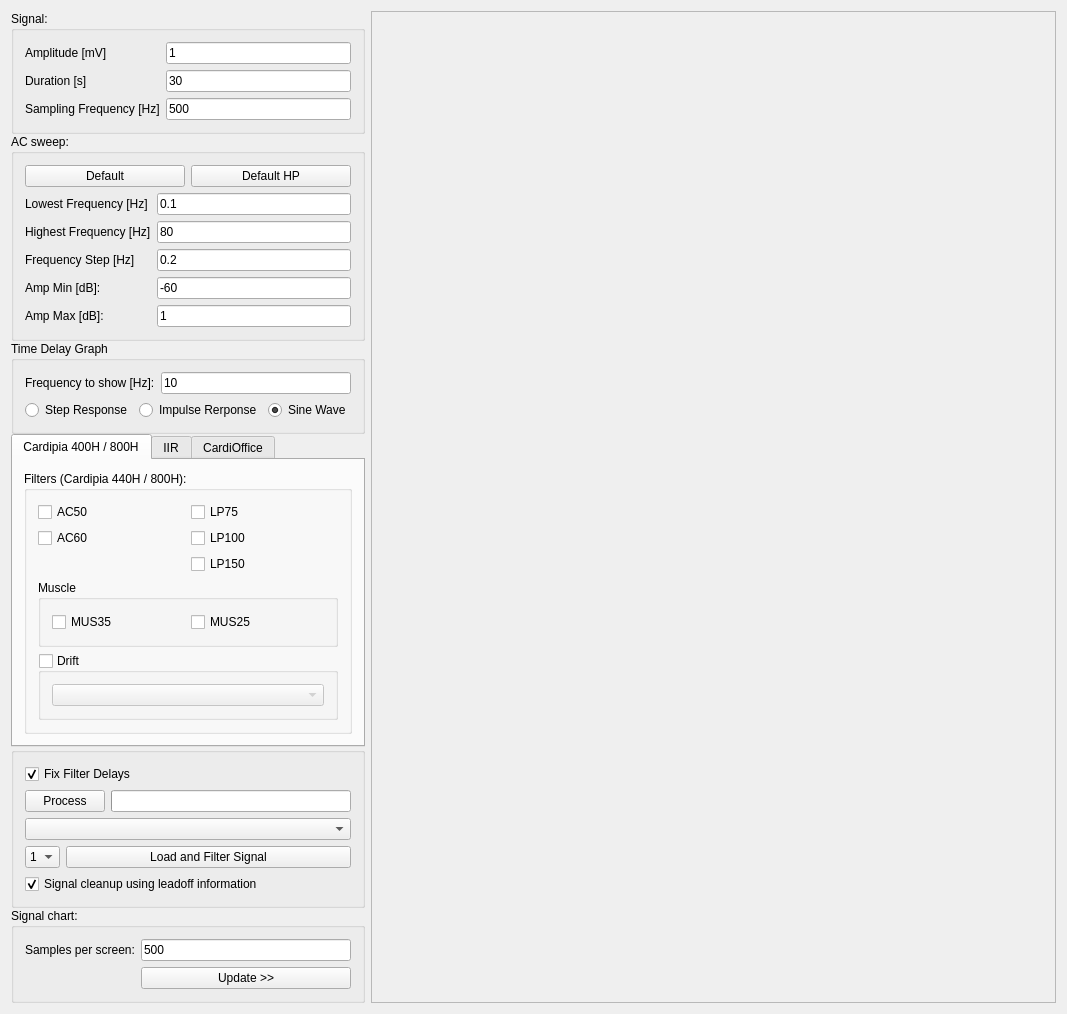
<?xml version="1.0" encoding="UTF-8"?>
<ui version="4.0">
 <class>MainWindow</class>
 <widget class="QMainWindow" name="MainWindow">
  <property name="geometry">
   <rect>
    <x>0</x>
    <y>0</y>
    <width>1067</width>
    <height>986</height>
   </rect>
  </property>
  <property name="windowTitle">
   <string>MainWindow</string>
  </property>
  <widget class="QWidget" name="centralWidget">
   <layout class="QHBoxLayout" name="horizontalLayout" stretch="1,8">
    <item>
     <layout class="QVBoxLayout" name="verticalLayout">
      <property name="spacing">
       <number>0</number>
      </property>
      <property name="sizeConstraint">
       <enum>QLayout::SetMaximumSize</enum>
      </property>
      <item>
       <widget class="QGroupBox" name="groupBox_Signal">
        <property name="sizePolicy">
         <sizepolicy hsizetype="Preferred" vsizetype="Maximum">
          <horstretch>0</horstretch>
          <verstretch>0</verstretch>
         </sizepolicy>
        </property>
        <property name="minimumSize">
         <size>
          <width>200</width>
          <height>0</height>
         </size>
        </property>
        <property name="maximumSize">
         <size>
          <width>16777215</width>
          <height>16777215</height>
         </size>
        </property>
        <property name="title">
         <string>Signal:</string>
        </property>
        <layout class="QFormLayout" name="formLayout_2">
         <item row="1" column="0">
          <widget class="QLabel" name="label_4">
           <property name="text">
            <string>Amplitude [mV]</string>
           </property>
          </widget>
         </item>
         <item row="1" column="1">
          <widget class="QLineEdit" name="lineEdit_ampliture">
           <property name="text">
            <string>1</string>
           </property>
          </widget>
         </item>
         <item row="2" column="0">
          <widget class="QLabel" name="label_5">
           <property name="text">
            <string>Duration [s]</string>
           </property>
          </widget>
         </item>
         <item row="2" column="1">
          <widget class="QLineEdit" name="lineEdit_duration">
           <property name="text">
            <string>30</string>
           </property>
          </widget>
         </item>
         <item row="3" column="1">
          <widget class="QLineEdit" name="lineEdit_SamplingFreq">
           <property name="text">
            <string>500</string>
           </property>
          </widget>
         </item>
         <item row="3" column="0">
          <widget class="QLabel" name="label_samplingFreq">
           <property name="text">
            <string>Sampling Frequency [Hz]</string>
           </property>
          </widget>
         </item>
        </layout>
       </widget>
      </item>
      <item>
       <widget class="QGroupBox" name="groupBox_ACSweep">
        <property name="sizePolicy">
         <sizepolicy hsizetype="Preferred" vsizetype="Maximum">
          <horstretch>0</horstretch>
          <verstretch>0</verstretch>
         </sizepolicy>
        </property>
        <property name="minimumSize">
         <size>
          <width>200</width>
          <height>0</height>
         </size>
        </property>
        <property name="maximumSize">
         <size>
          <width>16777215</width>
          <height>16777215</height>
         </size>
        </property>
        <property name="title">
         <string>AC sweep:</string>
        </property>
        <layout class="QFormLayout" name="formLayout">
         <item row="2" column="0">
          <widget class="QLabel" name="label">
           <property name="text">
            <string>Lowest Frequency [Hz]</string>
           </property>
          </widget>
         </item>
         <item row="2" column="1">
          <widget class="QLineEdit" name="lineEdit_minFreq">
           <property name="inputMask">
            <string/>
           </property>
           <property name="text">
            <string>0.1</string>
           </property>
          </widget>
         </item>
         <item row="3" column="0">
          <widget class="QLabel" name="label_2">
           <property name="text">
            <string>Highest Frequency [Hz]</string>
           </property>
          </widget>
         </item>
         <item row="3" column="1">
          <widget class="QLineEdit" name="lineEdit_maxFreq">
           <property name="inputMask">
            <string/>
           </property>
           <property name="text">
            <string>80</string>
           </property>
          </widget>
         </item>
         <item row="4" column="0">
          <widget class="QLabel" name="label_3">
           <property name="text">
            <string>Frequency Step [Hz]</string>
           </property>
          </widget>
         </item>
         <item row="4" column="1">
          <widget class="QLineEdit" name="lineEdit_stepFreq">
           <property name="text">
            <string>0.2</string>
           </property>
          </widget>
         </item>
         <item row="0" column="0" colspan="2">
          <layout class="QHBoxLayout" name="horizontalLayout_3">
           <property name="sizeConstraint">
            <enum>QLayout::SetMinimumSize</enum>
           </property>
           <property name="leftMargin">
            <number>0</number>
           </property>
           <property name="topMargin">
            <number>0</number>
           </property>
           <item>
            <widget class="QPushButton" name="pushButton_default">
             <property name="text">
              <string>Default</string>
             </property>
            </widget>
           </item>
           <item>
            <widget class="QPushButton" name="pushButton_defaultHP">
             <property name="text">
              <string>Default HP</string>
             </property>
            </widget>
           </item>
          </layout>
         </item>
         <item row="5" column="0">
          <widget class="QLabel" name="label_AmpMin">
           <property name="text">
            <string>Amp Min [dB]:</string>
           </property>
          </widget>
         </item>
         <item row="6" column="0">
          <widget class="QLabel" name="label_AmpMax">
           <property name="text">
            <string>Amp Max [dB]:</string>
           </property>
          </widget>
         </item>
         <item row="5" column="1">
          <widget class="QLineEdit" name="lineEdit_MinAmpdB">
           <property name="text">
            <string>-60</string>
           </property>
          </widget>
         </item>
         <item row="6" column="1">
          <widget class="QLineEdit" name="lineEdit_MaxAmpdB">
           <property name="text">
            <string>1</string>
           </property>
          </widget>
         </item>
        </layout>
       </widget>
      </item>
      <item>
       <widget class="QGroupBox" name="groupBox_TimeDelay">
        <property name="sizePolicy">
         <sizepolicy hsizetype="Preferred" vsizetype="Maximum">
          <horstretch>0</horstretch>
          <verstretch>0</verstretch>
         </sizepolicy>
        </property>
        <property name="title">
         <string>Time Delay Graph</string>
        </property>
        <layout class="QFormLayout" name="formLayout_3">
         <item row="0" column="0">
          <widget class="QLabel" name="label_6">
           <property name="text">
            <string>Frequency to show [Hz]:</string>
           </property>
          </widget>
         </item>
         <item row="0" column="1">
          <widget class="QLineEdit" name="lineEdit_FreqToShow">
           <property name="text">
            <string>10</string>
           </property>
          </widget>
         </item>
         <item row="1" column="0" colspan="2">
          <layout class="QHBoxLayout" name="horizontalLayout_6">
           <property name="leftMargin">
            <number>0</number>
           </property>
           <property name="topMargin">
            <number>0</number>
           </property>
           <item>
            <widget class="QRadioButton" name="radioButton_StepResponse">
             <property name="text">
              <string>Step Response</string>
             </property>
             <attribute name="buttonGroup">
              <string notr="true">buttonGroupTimeGraph</string>
             </attribute>
            </widget>
           </item>
           <item>
            <widget class="QRadioButton" name="radioButton_Impulse">
             <property name="text">
              <string>Impulse Rerponse</string>
             </property>
             <attribute name="buttonGroup">
              <string notr="true">buttonGroupTimeGraph</string>
             </attribute>
            </widget>
           </item>
           <item>
            <widget class="QRadioButton" name="radioButton_SineWave">
             <property name="text">
              <string>Sine Wave</string>
             </property>
             <property name="checked">
              <bool>true</bool>
             </property>
             <attribute name="buttonGroup">
              <string notr="true">buttonGroupTimeGraph</string>
             </attribute>
            </widget>
           </item>
          </layout>
         </item>
        </layout>
       </widget>
      </item>
      <item>
       <widget class="QTabWidget" name="tabWidget">
        <property name="sizePolicy">
         <sizepolicy hsizetype="Expanding" vsizetype="Expanding">
          <horstretch>0</horstretch>
          <verstretch>0</verstretch>
         </sizepolicy>
        </property>
        <property name="currentIndex">
         <number>0</number>
        </property>
        <widget class="QWidget" name="tab_cdp400800">
         <attribute name="title">
          <string>Cardipia 400H / 800H</string>
         </attribute>
         <layout class="QGridLayout" name="gridLayout_3">
          <item row="0" column="0">
           <widget class="QGroupBox" name="groupBox_Filter">
            <property name="sizePolicy">
             <sizepolicy hsizetype="Preferred" vsizetype="Expanding">
              <horstretch>0</horstretch>
              <verstretch>0</verstretch>
             </sizepolicy>
            </property>
            <property name="minimumSize">
             <size>
              <width>200</width>
              <height>0</height>
             </size>
            </property>
            <property name="maximumSize">
             <size>
              <width>16777215</width>
              <height>16777215</height>
             </size>
            </property>
            <property name="title">
             <string>Filters (Cardipia 440H / 800H):</string>
            </property>
            <layout class="QGridLayout" name="gridLayout">
             <item row="5" column="0" colspan="2">
              <widget class="QGroupBox" name="groupBox_Drift">
               <property name="title">
                <string>Drift</string>
               </property>
               <property name="checkable">
                <bool>true</bool>
               </property>
               <property name="checked">
                <bool>false</bool>
               </property>
               <layout class="QVBoxLayout" name="verticalLayout_2">
                <item>
                 <widget class="QComboBox" name="comboBox_driftFreq">
                  <property name="currentIndex">
                   <number>-1</number>
                  </property>
                 </widget>
                </item>
               </layout>
              </widget>
             </item>
             <item row="1" column="1">
              <widget class="QCheckBox" name="checkBox_LP100">
               <property name="text">
                <string>LP100</string>
               </property>
              </widget>
             </item>
             <item row="0" column="0">
              <widget class="QCheckBox" name="checkBox_AC50">
               <property name="text">
                <string>AC50</string>
               </property>
              </widget>
             </item>
             <item row="0" column="1">
              <widget class="QCheckBox" name="checkBox_LP75">
               <property name="text">
                <string>LP75</string>
               </property>
              </widget>
             </item>
             <item row="1" column="0">
              <widget class="QCheckBox" name="checkBox_AC60">
               <property name="text">
                <string>AC60</string>
               </property>
              </widget>
             </item>
             <item row="3" column="1">
              <widget class="QCheckBox" name="checkBox_LP150">
               <property name="text">
                <string>LP150</string>
               </property>
              </widget>
             </item>
             <item row="4" column="0" colspan="2">
              <widget class="QGroupBox" name="groupBox_Muscle">
               <property name="title">
                <string>Muscle</string>
               </property>
               <property name="checkable">
                <bool>false</bool>
               </property>
               <layout class="QGridLayout" name="gridLayout_2">
                <item row="1" column="0">
                 <widget class="QCheckBox" name="checkBox_MUS35">
                  <property name="sizePolicy">
                   <sizepolicy hsizetype="Preferred" vsizetype="Fixed">
                    <horstretch>0</horstretch>
                    <verstretch>0</verstretch>
                   </sizepolicy>
                  </property>
                  <property name="text">
                   <string>MUS35</string>
                  </property>
                 </widget>
                </item>
                <item row="1" column="1">
                 <widget class="QCheckBox" name="checkBox_MUS25">
                  <property name="text">
                   <string>MUS25</string>
                  </property>
                  <property name="checked">
                   <bool>false</bool>
                  </property>
                 </widget>
                </item>
               </layout>
              </widget>
             </item>
            </layout>
           </widget>
          </item>
         </layout>
        </widget>
        <widget class="QWidget" name="tab_iir">
         <attribute name="title">
          <string>IIR</string>
         </attribute>
         <layout class="QVBoxLayout" name="verticalLayout_4">
          <item>
           <widget class="QCheckBox" name="checkBox_IIR_HP005">
            <property name="text">
             <string>HP 0.05Hz</string>
            </property>
           </widget>
          </item>
          <item>
           <widget class="QCheckBox" name="checkBox_IIR_HP01">
            <property name="text">
             <string>HP 0.1Hz</string>
            </property>
            <property name="checked">
             <bool>false</bool>
            </property>
           </widget>
          </item>
          <item>
           <widget class="QCheckBox" name="checkBox_IIR_HP015">
            <property name="text">
             <string>HP 0.15Hz</string>
            </property>
           </widget>
          </item>
          <item>
           <widget class="QCheckBox" name="checkBox_IIR_HP02">
            <property name="text">
             <string>HP 0.2Hz</string>
            </property>
           </widget>
          </item>
          <item>
           <widget class="QCheckBox" name="checkBox_IIR_HP025">
            <property name="text">
             <string>HP 0.25Hz</string>
            </property>
           </widget>
          </item>
          <item>
           <widget class="QCheckBox" name="checkBox_IIR_HP032">
            <property name="text">
             <string>HP 0.32Hz</string>
            </property>
           </widget>
          </item>
          <item>
           <widget class="QCheckBox" name="checkBox_IIR_HP05">
            <property name="text">
             <string>HP 0.5Hz</string>
            </property>
           </widget>
          </item>
          <item>
           <widget class="QCheckBox" name="checkBox_IIR_HP067">
            <property name="text">
             <string>HP 0.67Hz</string>
            </property>
           </widget>
          </item>
          <item>
           <widget class="QCheckBox" name="checkBox_IIR_AC60">
            <property name="text">
             <string>AC 60Hz</string>
            </property>
           </widget>
          </item>
          <item>
           <widget class="QCheckBox" name="checkBox_IIR_AC50">
            <property name="text">
             <string>AC 50Hz</string>
            </property>
           </widget>
          </item>
          <item>
           <spacer name="verticalSpacer_2">
            <property name="orientation">
             <enum>Qt::Vertical</enum>
            </property>
            <property name="sizeHint" stdset="0">
             <size>
              <width>20</width>
              <height>40</height>
             </size>
            </property>
           </spacer>
          </item>
         </layout>
        </widget>
        <widget class="QWidget" name="tabCardiOffice">
         <attribute name="title">
          <string>CardiOffice</string>
         </attribute>
         <widget class="QCheckBox" name="checkBox_CoAC60">
          <property name="geometry">
           <rect>
            <x>20</x>
            <y>20</y>
            <width>70</width>
            <height>17</height>
           </rect>
          </property>
          <property name="text">
           <string>AC 60Hz</string>
          </property>
         </widget>
         <widget class="QCheckBox" name="checkBox_CoAC50">
          <property name="geometry">
           <rect>
            <x>20</x>
            <y>50</y>
            <width>70</width>
            <height>17</height>
           </rect>
          </property>
          <property name="text">
           <string>AC 50Hz</string>
          </property>
         </widget>
         <widget class="QCheckBox" name="checkBox_CoLP">
          <property name="geometry">
           <rect>
            <x>20</x>
            <y>80</y>
            <width>101</width>
            <height>17</height>
           </rect>
          </property>
          <property name="text">
           <string>LowPass (MA)</string>
          </property>
         </widget>
        </widget>
       </widget>
      </item>
      <item>
       <widget class="QGroupBox" name="groupBox">
        <property name="minimumSize">
         <size>
          <width>0</width>
          <height>0</height>
         </size>
        </property>
        <property name="title">
         <string/>
        </property>
        <layout class="QVBoxLayout" name="verticalLayout_3">
         <item>
          <widget class="QCheckBox" name="checkBox_FixFiltersDelay">
           <property name="text">
            <string>Fix Filter Delays</string>
           </property>
           <property name="checked">
            <bool>true</bool>
           </property>
          </widget>
         </item>
         <item>
          <layout class="QHBoxLayout" name="horizontalLayout_4">
           <item>
            <widget class="QPushButton" name="pushButton_process">
             <property name="sizePolicy">
              <sizepolicy hsizetype="Maximum" vsizetype="Fixed">
               <horstretch>0</horstretch>
               <verstretch>0</verstretch>
              </sizepolicy>
             </property>
             <property name="text">
              <string>Process</string>
             </property>
            </widget>
           </item>
           <item>
            <widget class="QProgressBar" name="progressBar">
             <property name="sizePolicy">
              <sizepolicy hsizetype="Preferred" vsizetype="Fixed">
               <horstretch>0</horstretch>
               <verstretch>0</verstretch>
              </sizepolicy>
             </property>
             <property name="value">
              <number>0</number>
             </property>
             <property name="textVisible">
              <bool>false</bool>
             </property>
            </widget>
           </item>
          </layout>
         </item>
         <item>
          <widget class="QComboBox" name="comboBox_SignalFiles"/>
         </item>
         <item>
          <layout class="QHBoxLayout" name="horizontalLayout_5">
           <property name="topMargin">
            <number>0</number>
           </property>
           <item>
            <widget class="QComboBox" name="comboBox_Lead">
             <property name="maximumSize">
              <size>
               <width>35</width>
               <height>16777215</height>
              </size>
             </property>
             <property name="currentIndex">
              <number>0</number>
             </property>
             <item>
              <property name="text">
               <string>1</string>
              </property>
             </item>
             <item>
              <property name="text">
               <string>2</string>
              </property>
             </item>
             <item>
              <property name="text">
               <string>3</string>
              </property>
             </item>
             <item>
              <property name="text">
               <string>4</string>
              </property>
             </item>
             <item>
              <property name="text">
               <string>5</string>
              </property>
             </item>
             <item>
              <property name="text">
               <string>6</string>
              </property>
             </item>
             <item>
              <property name="text">
               <string>7</string>
              </property>
             </item>
             <item>
              <property name="text">
               <string>8</string>
              </property>
             </item>
            </widget>
           </item>
           <item>
            <widget class="QPushButton" name="pushButton_LoadAndFilter">
             <property name="text">
              <string>Load and Filter Signal</string>
             </property>
            </widget>
           </item>
          </layout>
         </item>
         <item>
          <widget class="QCheckBox" name="checkBox_signalCleanup">
           <property name="text">
            <string>Signal cleanup using leadoff information</string>
           </property>
           <property name="checked">
            <bool>true</bool>
           </property>
          </widget>
         </item>
        </layout>
       </widget>
      </item>
      <item>
       <widget class="QGroupBox" name="groupBox_SignalChart">
        <property name="sizePolicy">
         <sizepolicy hsizetype="Preferred" vsizetype="Maximum">
          <horstretch>0</horstretch>
          <verstretch>0</verstretch>
         </sizepolicy>
        </property>
        <property name="title">
         <string>Signal chart:</string>
        </property>
        <layout class="QFormLayout" name="formLayout_4">
         <item row="0" column="0">
          <widget class="QLabel" name="label_7">
           <property name="text">
            <string>Samples per screen:</string>
           </property>
          </widget>
         </item>
         <item row="0" column="1">
          <widget class="QLineEdit" name="lineEdit_SamplesPerScreen">
           <property name="text">
            <string>500</string>
           </property>
          </widget>
         </item>
         <item row="1" column="1">
          <widget class="QPushButton" name="pushButton_UpdateGraph">
           <property name="text">
            <string>Update &gt;&gt;</string>
           </property>
          </widget>
         </item>
        </layout>
       </widget>
      </item>
      <item>
       <spacer name="verticalSpacer">
        <property name="orientation">
         <enum>Qt::Vertical</enum>
        </property>
        <property name="sizeHint" stdset="0">
         <size>
          <width>20</width>
          <height>40</height>
         </size>
        </property>
       </spacer>
      </item>
     </layout>
    </item>
    <item>
     <widget class="QFrame" name="frame">
      <property name="frameShape">
       <enum>QFrame::StyledPanel</enum>
      </property>
      <property name="frameShadow">
       <enum>QFrame::Raised</enum>
      </property>
      <layout class="QHBoxLayout" name="horizontalLayout_2">
       <property name="leftMargin">
        <number>0</number>
       </property>
       <property name="topMargin">
        <number>0</number>
       </property>
       <property name="rightMargin">
        <number>0</number>
       </property>
       <property name="bottomMargin">
        <number>0</number>
       </property>
       <item>
        <layout class="QVBoxLayout" name="FrameLayout">
         <property name="spacing">
          <number>0</number>
         </property>
         <property name="sizeConstraint">
          <enum>QLayout::SetMinimumSize</enum>
         </property>
        </layout>
       </item>
      </layout>
     </widget>
    </item>
   </layout>
  </widget>
 </widget>
 <layoutdefault spacing="6" margin="11"/>
 <resources/>
 <connections/>
 <buttongroups>
  <buttongroup name="buttonGroupTimeGraph"/>
 </buttongroups>
</ui>
